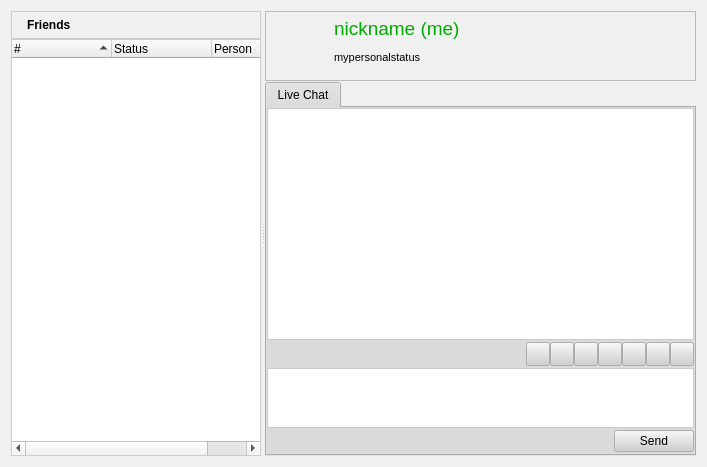
<?xml version="1.0" encoding="UTF-8"?>
<ui version="4.0">
 <class>PeersDialog</class>
 <widget class="QWidget" name="PeersDialog">
  <property name="geometry">
   <rect>
    <x>0</x>
    <y>0</y>
    <width>707</width>
    <height>467</height>
   </rect>
  </property>
  <property name="palette">
   <palette>
    <active>
     <colorrole role="WindowText">
      <brush brushstyle="SolidPattern">
       <color alpha="255">
        <red>0</red>
        <green>0</green>
        <blue>0</blue>
       </color>
      </brush>
     </colorrole>
     <colorrole role="Button">
      <brush brushstyle="SolidPattern">
       <color alpha="255">
        <red>208</red>
        <green>208</green>
        <blue>208</blue>
       </color>
      </brush>
     </colorrole>
     <colorrole role="Light">
      <brush brushstyle="SolidPattern">
       <color alpha="255">
        <red>255</red>
        <green>255</green>
        <blue>255</blue>
       </color>
      </brush>
     </colorrole>
     <colorrole role="Midlight">
      <brush brushstyle="SolidPattern">
       <color alpha="255">
        <red>247</red>
        <green>247</green>
        <blue>247</blue>
       </color>
      </brush>
     </colorrole>
     <colorrole role="Dark">
      <brush brushstyle="SolidPattern">
       <color alpha="255">
        <red>104</red>
        <green>104</green>
        <blue>104</blue>
       </color>
      </brush>
     </colorrole>
     <colorrole role="Mid">
      <brush brushstyle="SolidPattern">
       <color alpha="255">
        <red>139</red>
        <green>139</green>
        <blue>139</blue>
       </color>
      </brush>
     </colorrole>
     <colorrole role="Text">
      <brush brushstyle="SolidPattern">
       <color alpha="255">
        <red>0</red>
        <green>0</green>
        <blue>0</blue>
       </color>
      </brush>
     </colorrole>
     <colorrole role="BrightText">
      <brush brushstyle="SolidPattern">
       <color alpha="255">
        <red>255</red>
        <green>255</green>
        <blue>255</blue>
       </color>
      </brush>
     </colorrole>
     <colorrole role="ButtonText">
      <brush brushstyle="SolidPattern">
       <color alpha="255">
        <red>0</red>
        <green>0</green>
        <blue>0</blue>
       </color>
      </brush>
     </colorrole>
     <colorrole role="Base">
      <brush brushstyle="SolidPattern">
       <color alpha="255">
        <red>255</red>
        <green>255</green>
        <blue>255</blue>
       </color>
      </brush>
     </colorrole>
     <colorrole role="Window">
      <brush brushstyle="SolidPattern">
       <color alpha="255">
        <red>240</red>
        <green>240</green>
        <blue>240</blue>
       </color>
      </brush>
     </colorrole>
     <colorrole role="Shadow">
      <brush brushstyle="SolidPattern">
       <color alpha="255">
        <red>0</red>
        <green>0</green>
        <blue>0</blue>
       </color>
      </brush>
     </colorrole>
     <colorrole role="Highlight">
      <brush brushstyle="SolidPattern">
       <color alpha="255">
        <red>0</red>
        <green>0</green>
        <blue>128</blue>
       </color>
      </brush>
     </colorrole>
     <colorrole role="HighlightedText">
      <brush brushstyle="SolidPattern">
       <color alpha="255">
        <red>255</red>
        <green>255</green>
        <blue>255</blue>
       </color>
      </brush>
     </colorrole>
     <colorrole role="Link">
      <brush brushstyle="SolidPattern">
       <color alpha="255">
        <red>0</red>
        <green>0</green>
        <blue>255</blue>
       </color>
      </brush>
     </colorrole>
     <colorrole role="LinkVisited">
      <brush brushstyle="SolidPattern">
       <color alpha="255">
        <red>255</red>
        <green>0</green>
        <blue>255</blue>
       </color>
      </brush>
     </colorrole>
     <colorrole role="AlternateBase">
      <brush brushstyle="SolidPattern">
       <color alpha="255">
        <red>231</red>
        <green>231</green>
        <blue>231</blue>
       </color>
      </brush>
     </colorrole>
    </active>
    <inactive>
     <colorrole role="WindowText">
      <brush brushstyle="SolidPattern">
       <color alpha="255">
        <red>0</red>
        <green>0</green>
        <blue>0</blue>
       </color>
      </brush>
     </colorrole>
     <colorrole role="Button">
      <brush brushstyle="SolidPattern">
       <color alpha="255">
        <red>208</red>
        <green>208</green>
        <blue>208</blue>
       </color>
      </brush>
     </colorrole>
     <colorrole role="Light">
      <brush brushstyle="SolidPattern">
       <color alpha="255">
        <red>255</red>
        <green>255</green>
        <blue>255</blue>
       </color>
      </brush>
     </colorrole>
     <colorrole role="Midlight">
      <brush brushstyle="SolidPattern">
       <color alpha="255">
        <red>247</red>
        <green>247</green>
        <blue>247</blue>
       </color>
      </brush>
     </colorrole>
     <colorrole role="Dark">
      <brush brushstyle="SolidPattern">
       <color alpha="255">
        <red>104</red>
        <green>104</green>
        <blue>104</blue>
       </color>
      </brush>
     </colorrole>
     <colorrole role="Mid">
      <brush brushstyle="SolidPattern">
       <color alpha="255">
        <red>139</red>
        <green>139</green>
        <blue>139</blue>
       </color>
      </brush>
     </colorrole>
     <colorrole role="Text">
      <brush brushstyle="SolidPattern">
       <color alpha="255">
        <red>0</red>
        <green>0</green>
        <blue>0</blue>
       </color>
      </brush>
     </colorrole>
     <colorrole role="BrightText">
      <brush brushstyle="SolidPattern">
       <color alpha="255">
        <red>255</red>
        <green>255</green>
        <blue>255</blue>
       </color>
      </brush>
     </colorrole>
     <colorrole role="ButtonText">
      <brush brushstyle="SolidPattern">
       <color alpha="255">
        <red>0</red>
        <green>0</green>
        <blue>0</blue>
       </color>
      </brush>
     </colorrole>
     <colorrole role="Base">
      <brush brushstyle="SolidPattern">
       <color alpha="255">
        <red>255</red>
        <green>255</green>
        <blue>255</blue>
       </color>
      </brush>
     </colorrole>
     <colorrole role="Window">
      <brush brushstyle="SolidPattern">
       <color alpha="255">
        <red>240</red>
        <green>240</green>
        <blue>240</blue>
       </color>
      </brush>
     </colorrole>
     <colorrole role="Shadow">
      <brush brushstyle="SolidPattern">
       <color alpha="255">
        <red>0</red>
        <green>0</green>
        <blue>0</blue>
       </color>
      </brush>
     </colorrole>
     <colorrole role="Highlight">
      <brush brushstyle="SolidPattern">
       <color alpha="255">
        <red>192</red>
        <green>192</green>
        <blue>192</blue>
       </color>
      </brush>
     </colorrole>
     <colorrole role="HighlightedText">
      <brush brushstyle="SolidPattern">
       <color alpha="255">
        <red>0</red>
        <green>0</green>
        <blue>0</blue>
       </color>
      </brush>
     </colorrole>
     <colorrole role="Link">
      <brush brushstyle="SolidPattern">
       <color alpha="255">
        <red>0</red>
        <green>0</green>
        <blue>255</blue>
       </color>
      </brush>
     </colorrole>
     <colorrole role="LinkVisited">
      <brush brushstyle="SolidPattern">
       <color alpha="255">
        <red>255</red>
        <green>0</green>
        <blue>255</blue>
       </color>
      </brush>
     </colorrole>
     <colorrole role="AlternateBase">
      <brush brushstyle="SolidPattern">
       <color alpha="255">
        <red>231</red>
        <green>231</green>
        <blue>231</blue>
       </color>
      </brush>
     </colorrole>
    </inactive>
    <disabled>
     <colorrole role="WindowText">
      <brush brushstyle="SolidPattern">
       <color alpha="255">
        <red>104</red>
        <green>104</green>
        <blue>104</blue>
       </color>
      </brush>
     </colorrole>
     <colorrole role="Button">
      <brush brushstyle="SolidPattern">
       <color alpha="255">
        <red>208</red>
        <green>208</green>
        <blue>208</blue>
       </color>
      </brush>
     </colorrole>
     <colorrole role="Light">
      <brush brushstyle="SolidPattern">
       <color alpha="255">
        <red>255</red>
        <green>255</green>
        <blue>255</blue>
       </color>
      </brush>
     </colorrole>
     <colorrole role="Midlight">
      <brush brushstyle="SolidPattern">
       <color alpha="255">
        <red>247</red>
        <green>247</green>
        <blue>247</blue>
       </color>
      </brush>
     </colorrole>
     <colorrole role="Dark">
      <brush brushstyle="SolidPattern">
       <color alpha="255">
        <red>104</red>
        <green>104</green>
        <blue>104</blue>
       </color>
      </brush>
     </colorrole>
     <colorrole role="Mid">
      <brush brushstyle="SolidPattern">
       <color alpha="255">
        <red>139</red>
        <green>139</green>
        <blue>139</blue>
       </color>
      </brush>
     </colorrole>
     <colorrole role="Text">
      <brush brushstyle="SolidPattern">
       <color alpha="255">
        <red>104</red>
        <green>104</green>
        <blue>104</blue>
       </color>
      </brush>
     </colorrole>
     <colorrole role="BrightText">
      <brush brushstyle="SolidPattern">
       <color alpha="255">
        <red>255</red>
        <green>255</green>
        <blue>255</blue>
       </color>
      </brush>
     </colorrole>
     <colorrole role="ButtonText">
      <brush brushstyle="SolidPattern">
       <color alpha="255">
        <red>104</red>
        <green>104</green>
        <blue>104</blue>
       </color>
      </brush>
     </colorrole>
     <colorrole role="Base">
      <brush brushstyle="SolidPattern">
       <color alpha="255">
        <red>240</red>
        <green>240</green>
        <blue>240</blue>
       </color>
      </brush>
     </colorrole>
     <colorrole role="Window">
      <brush brushstyle="SolidPattern">
       <color alpha="255">
        <red>240</red>
        <green>240</green>
        <blue>240</blue>
       </color>
      </brush>
     </colorrole>
     <colorrole role="Shadow">
      <brush brushstyle="SolidPattern">
       <color alpha="255">
        <red>0</red>
        <green>0</green>
        <blue>0</blue>
       </color>
      </brush>
     </colorrole>
     <colorrole role="Highlight">
      <brush brushstyle="SolidPattern">
       <color alpha="255">
        <red>0</red>
        <green>0</green>
        <blue>128</blue>
       </color>
      </brush>
     </colorrole>
     <colorrole role="HighlightedText">
      <brush brushstyle="SolidPattern">
       <color alpha="255">
        <red>255</red>
        <green>255</green>
        <blue>255</blue>
       </color>
      </brush>
     </colorrole>
     <colorrole role="Link">
      <brush brushstyle="SolidPattern">
       <color alpha="255">
        <red>0</red>
        <green>0</green>
        <blue>255</blue>
       </color>
      </brush>
     </colorrole>
     <colorrole role="LinkVisited">
      <brush brushstyle="SolidPattern">
       <color alpha="255">
        <red>255</red>
        <green>0</green>
        <blue>255</blue>
       </color>
      </brush>
     </colorrole>
     <colorrole role="AlternateBase">
      <brush brushstyle="SolidPattern">
       <color alpha="255">
        <red>231</red>
        <green>231</green>
        <blue>231</blue>
       </color>
      </brush>
     </colorrole>
    </disabled>
   </palette>
  </property>
  <property name="contextMenuPolicy">
   <enum>Qt::NoContextMenu</enum>
  </property>
  <layout class="QGridLayout" name="gridLayout_6">
   <item row="0" column="0">
    <widget class="QSplitter" name="splitter">
     <property name="orientation">
      <enum>Qt::Horizontal</enum>
     </property>
     <widget class="QWidget" name="layoutWidget">
      <layout class="QGridLayout" name="gridLayout_4">
       <property name="horizontalSpacing">
        <number>6</number>
       </property>
       <property name="verticalSpacing">
        <number>0</number>
       </property>
       <item row="0" column="0">
        <widget class="QFrame" name="frame_2">
         <property name="styleSheet">
          <string notr="true"> QFrame#frame_2{
background-color: qlineargradient(x1:0, y1:0, x2:0, y2:1,
                                       stop:0 #FEFEFE, stop:1 #E8E8E8);

border: 1px solid #CCCCCC;}

</string>
         </property>
         <property name="frameShape">
          <enum>QFrame::StyledPanel</enum>
         </property>
         <property name="frameShadow">
          <enum>QFrame::Raised</enum>
         </property>
         <layout class="QGridLayout" name="gridLayout_2">
          <property name="margin">
           <number>2</number>
          </property>
          <item row="0" column="0">
           <layout class="QGridLayout">
            <property name="verticalSpacing">
             <number>0</number>
            </property>
            <item row="0" column="0">
             <widget class="QLabel" name="label">
              <property name="text">
               <string/>
              </property>
              <property name="pixmap">
               <pixmap resource="images.qrc">:/images/user/friends24.png</pixmap>
              </property>
             </widget>
            </item>
            <item row="0" column="1">
             <widget class="QLabel" name="label_2">
              <property name="text">
               <string>&lt;html&gt;&lt;head&gt;&lt;meta name=&quot;qrichtext&quot; content=&quot;1&quot; /&gt;&lt;style type=&quot;text/css&quot;&gt;
p, li { white-space: pre-wrap; }
&lt;/style&gt;&lt;/head&gt;&lt;body style=&quot; font-family:'Arial'; font-size:8pt; font-weight:400; font-style:normal; text-decoration:none;&quot;&gt;
&lt;p style=&quot; margin-top:0px; margin-bottom:0px; margin-left:0px; margin-right:0px; -qt-block-indent:0; text-indent:0px;&quot;&gt;&lt;span style=&quot; font-size:9pt; font-weight:600;&quot;&gt;Friends&lt;/span&gt;&lt;/p&gt;&lt;/body&gt;&lt;/html&gt;</string>
              </property>
             </widget>
            </item>
           </layout>
          </item>
          <item row="0" column="1">
           <spacer>
            <property name="orientation">
             <enum>Qt::Horizontal</enum>
            </property>
            <property name="sizeHint" stdset="0">
             <size>
              <width>123</width>
              <height>13</height>
             </size>
            </property>
           </spacer>
          </item>
          <item row="0" column="2">
           <widget class="QPushButton" name="menupushButton">
            <property name="toolTip">
             <string>Add</string>
            </property>
            <property name="styleSheet">
             <string notr="true">QPushButton::menu-indicator {
     subcontrol-origin: padding;
     subcontrol-position: bottom right;
 }

 QPushButton::menu-indicator:pressed, QPushButton::menu-indicator:open {
     position: relative;
     top: 2px; left: 2px; /* shift the arrow by 2 px */
 }</string>
            </property>
            <property name="text">
             <string/>
            </property>
            <property name="icon">
             <iconset resource="images.qrc">
              <normaloff>:/images/edit_add24.png</normaloff>:/images/edit_add24.png</iconset>
            </property>
            <property name="iconSize">
             <size>
              <width>16</width>
              <height>16</height>
             </size>
            </property>
            <property name="default">
             <bool>false</bool>
            </property>
            <property name="flat">
             <bool>true</bool>
            </property>
           </widget>
          </item>
         </layout>
        </widget>
       </item>
       <item row="1" column="0">
        <widget class="QTreeWidget" name="peertreeWidget">
         <property name="sizePolicy">
          <sizepolicy hsizetype="MinimumExpanding" vsizetype="Expanding">
           <horstretch>0</horstretch>
           <verstretch>0</verstretch>
          </sizepolicy>
         </property>
         <property name="minimumSize">
          <size>
           <width>250</width>
           <height>0</height>
          </size>
         </property>
         <property name="maximumSize">
          <size>
           <width>16777215</width>
           <height>16777215</height>
          </size>
         </property>
         <property name="contextMenuPolicy">
          <enum>Qt::CustomContextMenu</enum>
         </property>
         <property name="acceptDrops">
          <bool>false</bool>
         </property>
         <property name="styleSheet">
          <string notr="true">QTreeWidget#peertreeWidget{border: 1px solid #CCCCCC;
background: white;}</string>
         </property>
         <property name="autoScroll">
          <bool>false</bool>
         </property>
         <property name="iconSize">
          <size>
           <width>24</width>
           <height>24</height>
          </size>
         </property>
         <property name="itemsExpandable">
          <bool>true</bool>
         </property>
         <property name="sortingEnabled">
          <bool>true</bool>
         </property>
         <column>
          <property name="text">
           <string>#</string>
          </property>
         </column>
         <column>
          <property name="text">
           <string>Status</string>
          </property>
         </column>
         <column>
          <property name="text">
           <string>Person</string>
          </property>
         </column>
        </widget>
       </item>
      </layout>
     </widget>
     <widget class="QWidget" name="layoutWidget">
      <layout class="QGridLayout" name="gridLayout_5">
       <property name="verticalSpacing">
        <number>1</number>
       </property>
       <item row="0" column="0">
        <widget class="QFrame" name="frame">
         <property name="sizePolicy">
          <sizepolicy hsizetype="Preferred" vsizetype="Expanding">
           <horstretch>0</horstretch>
           <verstretch>0</verstretch>
          </sizepolicy>
         </property>
         <property name="minimumSize">
          <size>
           <width>0</width>
           <height>70</height>
          </size>
         </property>
         <property name="maximumSize">
          <size>
           <width>16777215</width>
           <height>70</height>
          </size>
         </property>
         <property name="styleSheet">
          <string notr="true">QFrame#frame{background-image: url(:/images/connect/connectFriendBanner.png)}</string>
         </property>
         <property name="frameShape">
          <enum>QFrame::StyledPanel</enum>
         </property>
         <property name="frameShadow">
          <enum>QFrame::Raised</enum>
         </property>
         <layout class="QGridLayout" name="gridLayout">
          <property name="margin">
           <number>1</number>
          </property>
          <item row="0" column="0">
           <widget class="QToolButton" name="avatartoolButton">
            <property name="minimumSize">
             <size>
              <width>61</width>
              <height>61</height>
             </size>
            </property>
            <property name="maximumSize">
             <size>
              <width>61</width>
              <height>61</height>
             </size>
            </property>
            <property name="toolTip">
             <string>Add or Change your Avatar</string>
            </property>
            <property name="styleSheet">
             <string notr="true">QToolButton#avatartoolButton{border-image: url(:/images/mystatus_bg.png);}</string>
            </property>
            <property name="text">
             <string/>
            </property>
            <property name="iconSize">
             <size>
              <width>50</width>
              <height>50</height>
             </size>
            </property>
            <property name="autoRaise">
             <bool>true</bool>
            </property>
           </widget>
          </item>
          <item row="0" column="1">
           <layout class="QVBoxLayout" name="verticalLayout">
            <item>
             <widget class="QLabel" name="nicklabel">
              <property name="minimumSize">
               <size>
                <width>0</width>
                <height>32</height>
               </size>
              </property>
              <property name="maximumSize">
               <size>
                <width>16777215</width>
                <height>42</height>
               </size>
              </property>
              <property name="styleSheet">
               <string notr="true"/>
              </property>
              <property name="text">
               <string>&lt;!DOCTYPE HTML PUBLIC &quot;-//W3C//DTD HTML 4.0//EN&quot; &quot;http://www.w3.org/TR/REC-html40/strict.dtd&quot;&gt;
&lt;html&gt;&lt;head&gt;&lt;meta name=&quot;qrichtext&quot; content=&quot;1&quot; /&gt;&lt;style type=&quot;text/css&quot;&gt;
p, li { white-space: pre-wrap; }
&lt;/style&gt;&lt;/head&gt;&lt;body style=&quot; font-family:'DejaVu Sans'; font-size:9pt; font-weight:400; font-style:normal;&quot;&gt;
&lt;p style=&quot; margin-top:0px; margin-bottom:0px; margin-left:0px; margin-right:0px; -qt-block-indent:0; text-indent:0px;&quot;&gt;&lt;span style=&quot; font-size:14pt; color:#00aa00;&quot;&gt;nickname (me)&lt;/span&gt;&lt;/p&gt;&lt;/body&gt;&lt;/html&gt;</string>
              </property>
             </widget>
            </item>
            <item>
             <widget class="QLabel" name="mypersonalstatuslabel">
              <property name="text">
               <string>&lt;!DOCTYPE HTML PUBLIC &quot;-//W3C//DTD HTML 4.0//EN&quot; &quot;http://www.w3.org/TR/REC-html40/strict.dtd&quot;&gt;
&lt;html&gt;&lt;head&gt;&lt;meta name=&quot;qrichtext&quot; content=&quot;1&quot; /&gt;&lt;style type=&quot;text/css&quot;&gt;
p, li { white-space: pre-wrap; }
&lt;/style&gt;&lt;/head&gt;&lt;body style=&quot; font-family:'MS Shell Dlg 2'; font-size:8.25pt; font-weight:400; font-style:normal;&quot;&gt;
&lt;p style=&quot; margin-top:0px; margin-bottom:0px; margin-left:0px; margin-right:0px; -qt-block-indent:0; text-indent:0px;&quot;&gt;&lt;span style=&quot; font-size:8pt;&quot;&gt;mypersonalstatus&lt;/span&gt;&lt;/p&gt;&lt;/body&gt;&lt;/html&gt;</string>
              </property>
             </widget>
            </item>
            <item>
             <spacer name="verticalSpacer">
              <property name="orientation">
               <enum>Qt::Vertical</enum>
              </property>
              <property name="sizeHint" stdset="0">
               <size>
                <width>98</width>
                <height>18</height>
               </size>
              </property>
             </spacer>
            </item>
           </layout>
          </item>
          <item row="0" column="2">
           <spacer name="horizontalSpacer">
            <property name="orientation">
             <enum>Qt::Horizontal</enum>
            </property>
            <property name="sizeHint" stdset="0">
             <size>
              <width>221</width>
              <height>76</height>
             </size>
            </property>
           </spacer>
          </item>
         </layout>
        </widget>
       </item>
       <item row="1" column="0">
        <widget class="QTabWidget" name="peertabWidget">
         <property name="currentIndex">
          <number>0</number>
         </property>
         <widget class="QWidget" name="tab">
          <attribute name="title">
           <string>Live Chat</string>
          </attribute>
          <layout class="QGridLayout" name="gridLayout_3">
           <property name="leftMargin">
            <number>0</number>
           </property>
           <property name="topMargin">
            <number>0</number>
           </property>
           <property name="rightMargin">
            <number>0</number>
           </property>
           <property name="bottomMargin">
            <number>2</number>
           </property>
           <property name="verticalSpacing">
            <number>2</number>
           </property>
           <item row="0" column="0">
            <widget class="QTextBrowser" name="msgText">
             <property name="sizePolicy">
              <sizepolicy hsizetype="Expanding" vsizetype="Expanding">
               <horstretch>0</horstretch>
               <verstretch>0</verstretch>
              </sizepolicy>
             </property>
             <property name="contextMenuPolicy">
              <enum>Qt::DefaultContextMenu</enum>
             </property>
             <property name="styleSheet">
              <string notr="true">QTextEdit#msgText{border: 1px solid #CCCCCC;
background: white;}</string>
             </property>
             <property name="undoRedoEnabled">
              <bool>false</bool>
             </property>
             <property name="readOnly">
              <bool>true</bool>
             </property>
            </widget>
           </item>
           <item row="1" column="0">
            <layout class="QGridLayout">
             <item row="0" column="0">
              <spacer>
               <property name="orientation">
                <enum>Qt::Horizontal</enum>
               </property>
               <property name="sizeHint" stdset="0">
                <size>
                 <width>321</width>
                 <height>20</height>
                </size>
               </property>
              </spacer>
             </item>
             <item row="0" column="4">
              <widget class="QPushButton" name="textitalicChatButton">
               <property name="minimumSize">
                <size>
                 <width>24</width>
                 <height>24</height>
                </size>
               </property>
               <property name="maximumSize">
                <size>
                 <width>24</width>
                 <height>24</height>
                </size>
               </property>
               <property name="toolTip">
                <string>Italic</string>
               </property>
               <property name="text">
                <string/>
               </property>
               <property name="icon">
                <iconset resource="images.qrc">
                 <normaloff>:/images/edit-italic.png</normaloff>:/images/edit-italic.png</iconset>
               </property>
               <property name="checkable">
                <bool>true</bool>
               </property>
              </widget>
             </item>
             <item row="0" column="3">
              <widget class="QPushButton" name="textunderlineChatButton">
               <property name="minimumSize">
                <size>
                 <width>24</width>
                 <height>24</height>
                </size>
               </property>
               <property name="maximumSize">
                <size>
                 <width>24</width>
                 <height>24</height>
                </size>
               </property>
               <property name="toolTip">
                <string>Underline</string>
               </property>
               <property name="text">
                <string/>
               </property>
               <property name="icon">
                <iconset resource="images.qrc">
                 <normaloff>:/images/edit-underline.png</normaloff>:/images/edit-underline.png</iconset>
               </property>
               <property name="checkable">
                <bool>true</bool>
               </property>
              </widget>
             </item>
             <item row="0" column="2">
              <widget class="QPushButton" name="textboldChatButton">
               <property name="minimumSize">
                <size>
                 <width>24</width>
                 <height>24</height>
                </size>
               </property>
               <property name="maximumSize">
                <size>
                 <width>24</width>
                 <height>24</height>
                </size>
               </property>
               <property name="toolTip">
                <string>Bold</string>
               </property>
               <property name="text">
                <string/>
               </property>
               <property name="icon">
                <iconset resource="images.qrc">
                 <normaloff>:/images/edit-bold.png</normaloff>:/images/edit-bold.png</iconset>
               </property>
               <property name="checkable">
                <bool>true</bool>
               </property>
              </widget>
             </item>
             <item row="0" column="6">
              <widget class="QPushButton" name="colorChatButton">
               <property name="minimumSize">
                <size>
                 <width>24</width>
                 <height>24</height>
                </size>
               </property>
               <property name="maximumSize">
                <size>
                 <width>24</width>
                 <height>24</height>
                </size>
               </property>
               <property name="toolTip">
                <string>Text Color</string>
               </property>
               <property name="text">
                <string/>
               </property>
              </widget>
             </item>
             <item row="0" column="5">
              <widget class="QPushButton" name="fontsButton">
               <property name="minimumSize">
                <size>
                 <width>24</width>
                 <height>24</height>
                </size>
               </property>
               <property name="maximumSize">
                <size>
                 <width>24</width>
                 <height>24</height>
                </size>
               </property>
               <property name="toolTip">
                <string>Font</string>
               </property>
               <property name="text">
                <string/>
               </property>
              </widget>
             </item>
             <item row="0" column="1">
              <widget class="QPushButton" name="emoticonBtn">
               <property name="minimumSize">
                <size>
                 <width>24</width>
                 <height>24</height>
                </size>
               </property>
               <property name="maximumSize">
                <size>
                 <width>24</width>
                 <height>24</height>
                </size>
               </property>
               <property name="text">
                <string/>
               </property>
               <property name="icon">
                <iconset resource="images.qrc">
                 <normaloff>:/images/emoticons/kopete/kopete020.png</normaloff>:/images/emoticons/kopete/kopete020.png</iconset>
               </property>
               <property name="iconSize">
                <size>
                 <width>24</width>
                 <height>24</height>
                </size>
               </property>
              </widget>
             </item>
             <item row="0" column="7">
              <widget class="QPushButton" name="menuButton">
               <property name="minimumSize">
                <size>
                 <width>24</width>
                 <height>24</height>
                </size>
               </property>
               <property name="maximumSize">
                <size>
                 <width>24</width>
                 <height>24</height>
                </size>
               </property>
               <property name="text">
                <string/>
               </property>
              </widget>
             </item>
            </layout>
           </item>
           <item row="2" column="0">
            <widget class="QTextEdit" name="lineEdit">
             <property name="sizePolicy">
              <sizepolicy hsizetype="Expanding" vsizetype="Expanding">
               <horstretch>0</horstretch>
               <verstretch>0</verstretch>
              </sizepolicy>
             </property>
             <property name="maximumSize">
              <size>
               <width>16777215</width>
               <height>60</height>
              </size>
             </property>
             <property name="sizeIncrement">
              <size>
               <width>0</width>
               <height>0</height>
              </size>
             </property>
             <property name="baseSize">
              <size>
               <width>0</width>
               <height>0</height>
              </size>
             </property>
             <property name="styleSheet">
              <string notr="true">QTextEdit#lineEdit{border: 1px solid #CCCCCC;
}</string>
             </property>
            </widget>
           </item>
           <item row="3" column="0">
            <layout class="QGridLayout">
             <item row="0" column="0">
              <spacer>
               <property name="orientation">
                <enum>Qt::Horizontal</enum>
               </property>
               <property name="sizeHint" stdset="0">
                <size>
                 <width>321</width>
                 <height>20</height>
                </size>
               </property>
              </spacer>
             </item>
             <item row="0" column="1">
              <widget class="QPushButton" name="Sendbtn">
               <property name="text">
                <string>Send</string>
               </property>
              </widget>
             </item>
            </layout>
           </item>
          </layout>
          <zorder>msgText</zorder>
          <zorder></zorder>
          <zorder>lineEdit</zorder>
          <zorder></zorder>
         </widget>
        </widget>
       </item>
      </layout>
     </widget>
    </widget>
   </item>
  </layout>
  <action name="actionClearChat">
   <property name="text">
    <string>Clear Chat History</string>
   </property>
  </action>
  <action name="actionAdd_Friend">
   <property name="icon">
    <iconset resource="images.qrc">
     <normaloff>:/images/user/add_user16.png</normaloff>:/images/user/add_user16.png</iconset>
   </property>
   <property name="text">
    <string>Add Friend</string>
   </property>
  </action>
  <action name="actionCreate_new_Profile">
   <property name="icon">
    <iconset resource="images.qrc">
     <normaloff>:/images/contact_new.png</normaloff>:/images/contact_new.png</iconset>
   </property>
   <property name="text">
    <string>Create new Profile</string>
   </property>
  </action>
 </widget>
 <resources>
  <include location="images.qrc"/>
  <include location="images.qrc"/>
  <include location="images.qrc"/>
 </resources>
 <connections/>
</ui>
